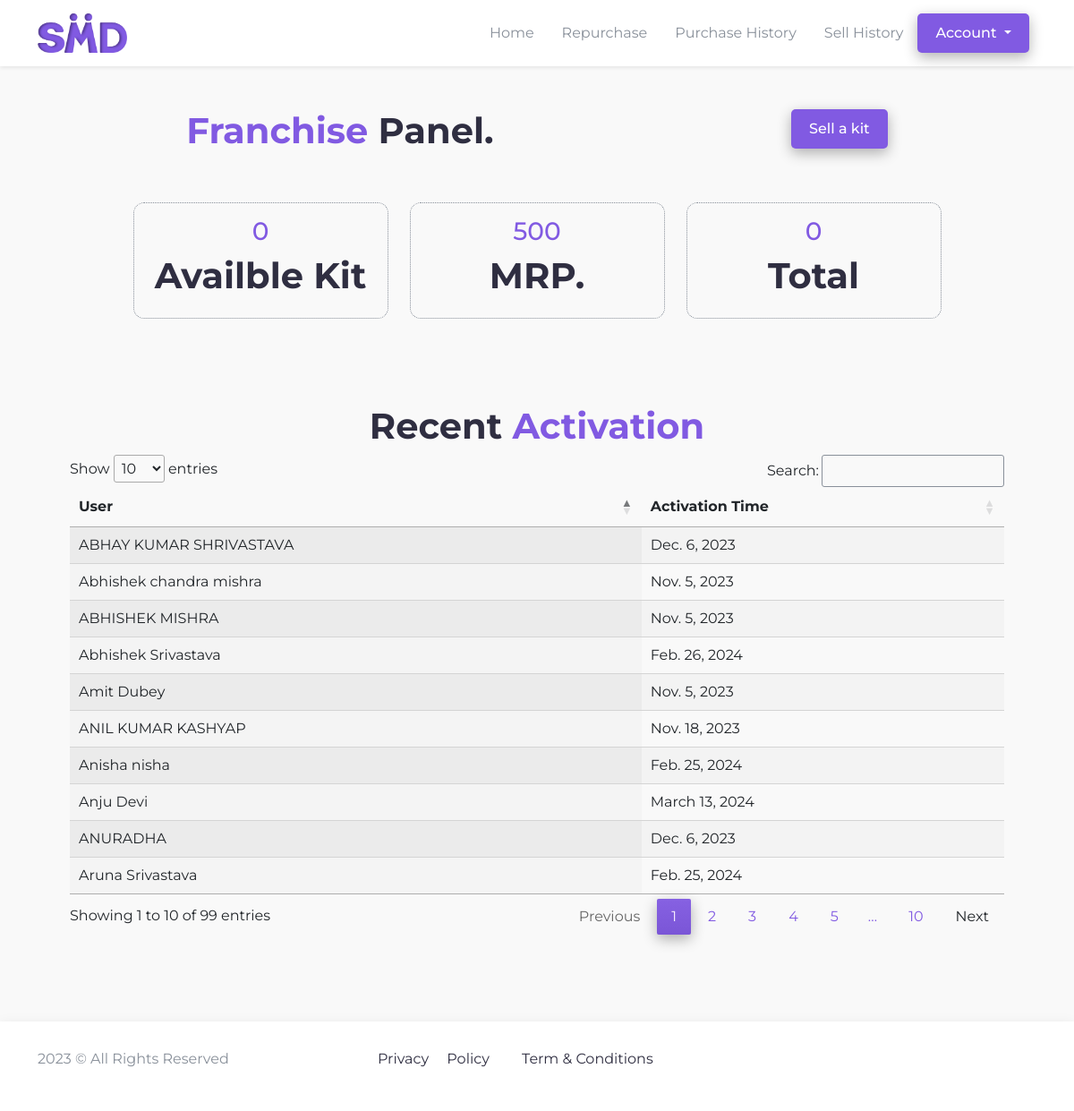
The page /franchise/ (signed in) on the database its author committed.
### franchise/models.py (models this page shows, shortened)
class Franchise(models.Model):
    id = models.AutoField(primary_key=True)
    user  = models.ForeignKey(User, on_delete=models.SET_NULL, null=True, blank=True)
    name = models.CharField(max_length=250)
    phone = models.CharField(max_length=250)
    address = models.TextField()
    gstin = models.CharField(max_length=250)
    available_kits = models.PositiveIntegerField(null=True, blank=True, default=0)

class activationHistory(models.Model):
    id = models.AutoField(primary_key=True)
    supplier = models.ForeignKey(Franchise, on_delete=models.CASCADE)
    user = models.ForeignKey(Accociate, on_delete=models.CASCADE)
    activation_time = models.DateField(auto_now=True)

### agents/models.py (models this page shows, shortened)
class Accociate(models.Model):
    user = models.OneToOneField(User, on_delete=models.CASCADE)
    name = models.CharField(max_length=200)
    email = models.CharField(max_length=150)
    phone = models.CharField(max_length=12, blank=True, null=True)
    profile_picture = models.FileField(upload_to="profile/", null=True, blank=True)
    aadhar = models.CharField(max_length=50, null=True, blank=True)
    aadhar_img = models.FileField(upload_to="aadhar/", null=True, blank=True)
    pan = models.CharField(max_length=150, null=True, blank=True)
    nominee = models.CharField(max_length=150, default="Nominee Name")
    account_number = models.CharField(max_length=150, null=True, blank=True)
    bank_name = models.CharField(max_length=150, default="Enter your bank Name..")
    bank_ifsc = models.CharField(max_length=150, default="")
    branch_name = models.CharField(max_length=200, default="Branch Name..")
    dob = models.DateField()
    address = models.TextField(default="Enter Your Address...")
    created_at = models.DateTimeField(auto_now_add=True)
    updated_at = models.DateTimeField(auto_now=True)
    sponsor = models.ForeignKey('self', on_delete=models.SET_NULL, null=True, blank=True, related_name='referrals')
    level = models.CharField(max_length=150, choices=level, null=True, blank=True)
    parent = models.ForeignKey('self', on_delete=models.SET_NULL, null=True, blank=True, related_name='pareint')
    leg = models.CharField(max_length=200, choices=legs, blank=True, null=True)
    is_active = models.BooleanField(default=False)
    def __str__(self):
        return self.name

### franchise/views.py (the view)
# urls.py: path("", views.franchisePage, name="franchise"),
@login_required
def franchisePage(request):
    user = User.objects.get(username=request.user)
    kit = Franchise.objects.get(user=user)
    recent_activations = activationHistory.objects.filter(supplier=kit)
    context = {
        "kit":kit,
        "recent_activations":recent_activations
    }
    return render(request, "franchise/pages/franchise.html", context)

### template/franchise/pages/franchise.html (shortened to what this page needs)
{% extends "../base.html" %}
{% block css %}
<link
  rel="stylesheet"
  href="https://cdn.datatables.net/1.13.6/css/jquery.dataTables.css"
/>
<link
  rel="stylesheet"
  href="https://cdn.datatables.net/responsive/2.5.0/css/responsive.bootstrap5.min.css"
/>
{% endblock css %}
{% block content %}
<section id="profile">
    <div class="container my-5">
        <div class="d-flex justify-content-around mb-5">
            <div>
                <h1><span>Franchise</span> Panel.</h1>
            </div>
            <div>
                <button class="primary-button" data-bs-toggle="modal" data-bs-target="#exampleModal">Sell a kit</button>
            </div>
        </div>
        <div class="row gap-4 justify-content-center">
            <div class="col-md-3 text-center">
                <h3><span id="kit">{{kit.available_kits}}</span></h3>
                <h1>Availble Kit</h1>
            </div>
            <div class="col-md-3 text-center">
                <h3><span id="mrp">500</span></h3>
                <h1>MRP.</h1>
            </div>
            <div class="col-md-3 text-center">
                <h3><span id="total"></span></h3>
                <h1>Total</h1>
            </div>
        </div>
    </div>
    <div class="container my-5 p-5">
      <h1 class="text-center">Recent <span>Activation</span></h1>
      <table id="myTable" class="display">
        <thead>
          <tr>
            <th>User</th>
            <th>Activation Time</th>
          </tr>
        </thead>
        <tbody>
          {% for data in recent_activations %}
             <tr>
              <td>{{ data.user }}</td>
              <td>{{ data.activation_time}}</td>
             </tr>
          {% endfor %}
        </tbody>
      </table>
    </div>
</section>
{% endblock content %}

### static/client/css/style.css (style rules this page uses)
* { margin: 0; padding: 0; list-style-type: none; text-decoration: none !important; box-sizing: border-box; font-family: 'Montserrat', sans-serif; }
:root { --blue1: #6F83FF; --blue: #815AE2; --pink: #FF8BB9; --black: #2F2E41; --bg: #F9F1FE; --white: #FFFFFF; --grey: #89909a; --success-bg: #E6F9F1; --success: #18C57E; --bg2: #f9f9f9; }
html, body { height: 100%; width: 100%; background-color: var(--bg2); }
.primary-button { padding: 10px 20px; border: none; border-radius: 5px; background-color: var(--blue); color: var(--white); font-weight: 500; box-shadow: 0px 5px 15px rgba(0, 0, 0, .3); }
h1 { font-weight: 55px !important; font-weight: 700; color: var(--black); }
span { color: var(--blue); }
#profile .col-md-3 { border: 1px dotted var(--grey); padding: 15px 10px; border-radius: 12px; }

### rows shown on the page
Franchise: available_kits "0"
activationHistory: user "Abhishek chandra mishra", activation_time "Nov. 5, 2023"
activationHistory: user "ABHISHEK MISHRA", activation_time "Nov. 5, 2023"
activationHistory: user "Amit Dubey", activation_time "Nov. 5, 2023"
activationHistory: user "ANIL KUMAR KASHYAP", activation_time "Nov. 18, 2023"
activationHistory: user "ABHAY KUMAR SHRIVASTAVA", activation_time "Dec. 6, 2023"
activationHistory: user "ANURADHA", activation_time "Dec. 6, 2023"
activationHistory: user "Aruna Srivastava", activation_time "Feb. 25, 2024"
activationHistory: user "Anisha nisha", activation_time "Feb. 25, 2024"
activationHistory: user "Abhishek Srivastava", activation_time "Feb. 26, 2024"
activationHistory: user "Anju Devi", activation_time "March 13, 2024"
